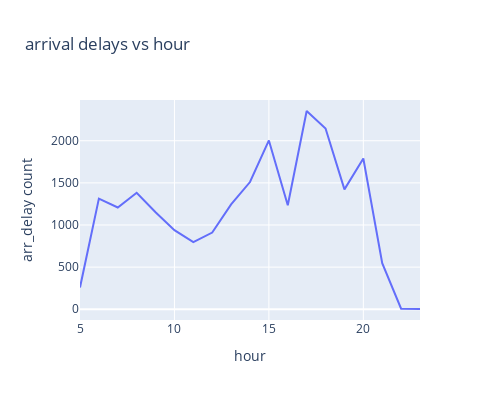

The notebook cell saved with this chart:
### Code cell
import plotly.express as px
fig = px.line(hour_delayed_flights_arr, x="hour", y="arr_delay count", title='arrival delays vs hour',width=500, height=400)
fig.show()

### Figure 1 — Plotly figure (JSON) as saved in the notebook; plotly's stock layout.template omitted (floating-point values rounded to 4 significant figures)
{"data": [{"hovertemplate": "hour=%{x}<br>arr_delay count=%{y}<extra></extra>", "legendgroup": "", "line": {"color": "#636efa", "dash": "solid"}, "marker": {"symbol": "circle"}, "mode": "lines", "name": "", "orientation": "v", "showlegend": false, "type": "scatter", "x": [5, 6, 7, 8, 9, 10, 11, 12, 13, 14, 15, 16, 17, 18, 19, 20, 21, 22, 23], "xaxis": "x", "y": [259, 1313, 1208, 1383, 1151, 939, 798, 910, 1245, 1510, 2004, 1234, 2353, 2146, 1423, 1789, 547, 7, 3], "yaxis": "y"}], "layout": {"height": 400, "legend": {"tracegroupgap": 0}, "title": {"text": "arrival delays vs hour"}, "width": 500, "xaxis": {"anchor": "y", "domain": [0, 1], "title": {"text": "hour"}}, "yaxis": {"anchor": "x", "domain": [0, 1], "title": {"text": "arr_delay count"}}}}
